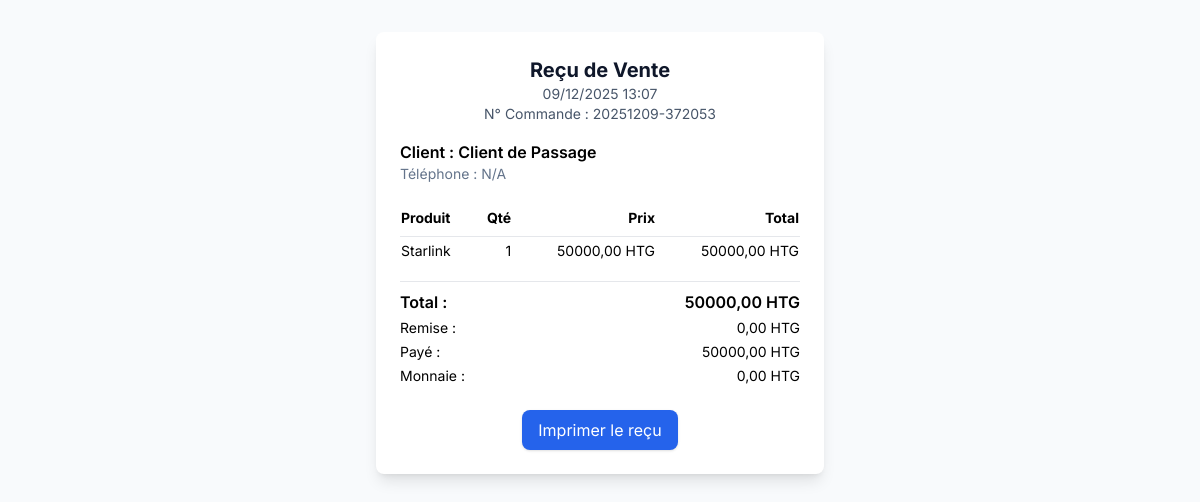
The app's page /sales/8/print/ (signed in) with its own data.
### inventory/models.py (models this page shows, shortened)
class SalesOrder(models.Model):
    STATUS_CHOICES = (
        ('pending', 'En attente'),
        ('confirmed', 'Confirmé'),
        ('completed', 'Terminé'),
        ('cancelled', 'Annulé'),
        ('refunded', 'Remboursé'),
    )
    PAYMENT_METHOD_CHOICES = (
        ('cash', 'Espèces'),
        ('card', 'Carte'),
        ('bank_transfer', 'Virement bancaire'),
        ('mobile_money', 'Mobile Money'),
        ('credit', 'Crédit'),
    )
    PAYMENT_STATUS_CHOICES = (
        ('unpaid', 'Non payé'),
        ('partial', 'Partiellement payé'),
        ('paid', 'Payé'),
    )
    order_number = models.CharField(max_length=100, unique=True, verbose_name='N° de commande')
    customer = models.ForeignKey(Customer, on_delete=models.SET_NULL, null=True, blank=True, related_name='sales_orders', verbose_name='Client')
    order_date = models.DateTimeField(default=timezone.now, verbose_name='Date de commande')
    status = models.CharField(max_length=20, choices=STATUS_CHOICES, default='pending', verbose_name='Statut')
    subtotal = models.DecimalField(max_digits=12, decimal_places=2, verbose_name='Sous-total')
    discount_amount = models.DecimalField(max_digits=10, decimal_places=2, default=0, verbose_name='Montant de remise')
    tax_amount = models.DecimalField(max_digits=10, decimal_places=2, default=0, verbose_name='Montant de taxe')
    total_amount = models.DecimalField(max_digits=12, decimal_places=2, verbose_name='Montant total')
    paid_amount = models.DecimalField(max_digits=12, decimal_places=2, default=0, verbose_name='Montant payé')
    payment_method = models.CharField(max_length=20, choices=PAYMENT_METHOD_CHOICES, default='cash', verbose_name='Méthode de paiement')
    payment_status = models.CharField(max_length=20, choices=PAYMENT_STATUS_CHOICES, default='unpaid', verbose_name='Statut de paiement')
    notes = models.TextField(blank=True, null=True, verbose_name='Notes')
    created_by = models.ForeignKey(User, on_delete=models.SET_NULL, null=True, related_name='sales_orders', verbose_name='Créé par')
    created_at = models.DateTimeField(auto_now_add=True, verbose_name='Créé le')
    updated_at = models.DateTimeField(auto_now=True, verbose_name='Modifié le')
    class Meta:
        verbose_name = 'Commande de vente'
        verbose_name_plural = 'Commandes de vente'
        ordering = ['-created_at']

class Customer(models.Model):
    CUSTOMER_TYPE_CHOICES = (
        ('individual', 'Particulier'),
        ('business', 'Entreprise'),
    )
    first_name = models.CharField(max_length=255, verbose_name='Prénom')
    last_name = models.CharField(max_length=255, verbose_name='Nom')
    email = models.EmailField(blank=True, null=True, verbose_name='Email')
    phone = models.CharField(max_length=50, verbose_name='Téléphone')
    address = models.TextField(blank=True, null=True, verbose_name='Adresse')
    city = models.CharField(max_length=100, blank=True, null=True, verbose_name='Ville')
    customer_type = models.CharField(max_length=20, choices=CUSTOMER_TYPE_CHOICES, default='individual', verbose_name='Type de client')
    company_name = models.CharField(max_length=255, blank=True, null=True, verbose_name='Nom de l\'entreprise')
    tax_id = models.CharField(max_length=100, blank=True, null=True, verbose_name='NIF')
    total_purchases = models.DecimalField(max_digits=12, decimal_places=2, default=0, verbose_name='Total achats')
    total_orders = models.IntegerField(default=0, verbose_name='Total commandes')
    loyalty_points = models.IntegerField(default=0, verbose_name='Points de fidélité')
    is_active = models.BooleanField(default=True, verbose_name='Actif')
    created_at = models.DateTimeField(auto_now_add=True, verbose_name='Créé le')
    updated_at = models.DateTimeField(auto_now=True, verbose_name='Modifié le')
    class Meta:
        verbose_name = 'Client'
        verbose_name_plural = 'Clients'
        ordering = ['-created_at']

class SalesOrderItem(models.Model):
    sales_order = models.ForeignKey(SalesOrder, on_delete=models.CASCADE, related_name='items', verbose_name='Commande de vente')
    product = models.ForeignKey(Product, on_delete=models.PROTECT, related_name='sales_items', verbose_name='Produit')
    quantity = models.IntegerField(verbose_name='Quantité')
    unit_price = models.DecimalField(max_digits=10, decimal_places=2, verbose_name='Prix unitaire')
    discount_percent = models.IntegerField(default=0, verbose_name='Remise (%)')
    total_price = models.DecimalField(max_digits=12, decimal_places=2, verbose_name='Prix total')
    created_at = models.DateTimeField(auto_now_add=True, verbose_name='Créé le')
    class Meta:
        verbose_name = 'Article de vente'
        verbose_name_plural = 'Articles de vente'

class Product(models.Model):
    PRODUCT_TYPE_CHOICES = (
        ('electronics', 'Électronique'),
        ('solar', 'Solaire'),
        ('appliance', 'Électroménager'),
        ('computer', 'Informatique'),
        ('other', 'Autre'),
    )
    sku = models.CharField(max_length=100, unique=True, verbose_name='SKU')
    barcode = models.CharField(max_length=100, blank=True, null=True, unique=True, verbose_name='Code-barres')
    name = models.CharField(max_length=255, verbose_name='Nom')
    description = models.TextField(blank=True, null=True, verbose_name='Description')
    category = models.ForeignKey(Category, on_delete=models.PROTECT, related_name='products', verbose_name='Catégorie')
    cost_price = models.DecimalField(max_digits=10, decimal_places=2, verbose_name='Prix d\'achat')
    selling_price = models.DecimalField(max_digits=10, decimal_places=2, verbose_name='Prix de vente')
    discount_percent = models.IntegerField(default=0, validators=[MinValueValidator(0), MaxValueValidator(100)], verbose_name='Remise (%)')
    current_stock = models.IntegerField(default=0, verbose_name='Stock actuel')
    min_stock_level = models.IntegerField(default=10, verbose_name='Seuil minimum')
    max_stock_level = models.IntegerField(default=1000, verbose_name='Seuil maximum')
    reorder_point = models.IntegerField(default=20, verbose_name='Point de réapprovisionnement')
    brand = models.CharField(max_length=255, blank=True, null=True, verbose_name='Marque')
    model = models.CharField(max_length=255, blank=True, null=True, verbose_name='Modèle')
    specifications = models.JSONField(blank=True, null=True, verbose_name='Spécifications')
    warranty_months = models.IntegerField(default=12, verbose_name='Garantie (mois)')
    warranty_info = models.TextField(blank=True, null=True, verbose_name='Info garantie')
    main_image = models.ImageField(upload_to='products/', blank=True, null=True, verbose_name='Image principale')
    product_type = models.CharField(max_length=20, choices=PRODUCT_TYPE_CHOICES, default='other', verbose_name='Type de produit')
    is_active = models.BooleanField(default=True, verbose_name='Actif')
    is_featured = models.BooleanField(default=False, verbose_name='En vedette')
    created_at = models.DateTimeField(auto_now_add=True, verbose_name='Créé le')
    updated_at = models.DateTimeField(auto_now=True, verbose_name='Modifié le')
    created_by = models.ForeignKey(User, on_delete=models.SET_NULL, null=True, related_name='created_products', verbose_name='Créé par')
    class Meta:
        verbose_name = 'Produit'
        verbose_name_plural = 'Produits'
        ordering = ['-created_at']

### inventory/views_sales.py (the view)
# urls.py: path('sales/<int:sale_id>/print/', views_sales.sale_print, name='sale_print'),
@login_required
def sale_print(request, sale_id):
    sale = get_object_or_404(SalesOrder, id=sale_id)
    items = SalesOrderItem.objects.filter(sales_order=sale).select_related('product')
    change_amount = sale.paid_amount - sale.total_amount
    context = {
        'sale': sale,
        'items': items,
        'change_amount': change_amount,
    }
    return render(request, 'sale_print.html', context)

### templates/sale_print.html (shortened to what this page needs)
{% extends 'base.html' %}
{% block content %}
<div class="max-w-md mx-auto bg-white p-6 rounded-lg shadow-lg mt-8 print:shadow-none print:mt-0">
    <div class="text-center mb-4">
        <h2 class="text-xl font-bold text-slate-900">Reçu de Vente</h2>
        <p class="text-slate-600 text-sm">{{ sale.created_at|date:'d/m/Y H:i' }}</p>
        <p class="text-slate-600 text-sm">N° Commande : {{ sale.order_number }}</p>
    </div>
    <div class="mb-4">
        <p class="font-semibold">Client : {{ sale.customer.first_name }} {{ sale.customer.last_name }}</p>
        <p class="text-sm text-slate-500">Téléphone : {{ sale.customer.phone }}</p>
    </div>
    <table class="w-full text-sm mb-4">
        <thead>
            <tr class="border-b">
                <th class="text-left py-2">Produit</th>
                <th class="text-right py-2">Qté</th>
                <th class="text-right py-2">Prix</th>
                <th class="text-right py-2">Total</th>
            </tr>
        </thead>
        <tbody>
            {% for item in sale.items.all %}
            <tr>
                <td class="py-1">{{ item.product.name }}</td>
                <td class="py-1 text-right">{{ item.quantity }}</td>
                <td class="py-1 text-right">{{ item.unit_price|floatformat:2 }} HTG</td>
                <td class="py-1 text-right">{{ item.total_price|floatformat:2 }} HTG</td>
            </tr>
            {% endfor %}
        </tbody>
    </table>
    <div class="flex justify-between font-semibold border-t pt-2">
        <span>Total :</span>
        <span>{{ sale.total_amount|floatformat:2 }} HTG</span>
    </div>
    <div class="flex justify-between text-sm mt-1">
        <span>Remise :</span>
        <span>{{ sale.discount_amount|floatformat:2 }} HTG</span>
    </div>
    <div class="flex justify-between text-sm mt-1">
        <span>Payé :</span>
        <span>{{ sale.paid_amount|floatformat:2 }} HTG</span>
    </div>
    <div class="flex justify-between text-sm mt-1">
        <span>Monnaie :</span>
        <span>{{ change_amount|floatformat:2 }} HTG</span>
    </div>
    <div class="mt-6 text-center">
        <button onclick="window.print()" class="px-4 py-2 bg-blue-600 text-white rounded-lg shadow hover:bg-blue-700 print:hidden">Imprimer le reçu</button>
    </div>
</div>
{% endblock %}

### templates/base.html (style rules this page uses)
body { font-family: 'Inter', sans-serif; }

### records on screen
SalesOrder: created_at "09/12/2025 13:07", order_number "20251209-372053", customer.first_name "Client", customer.last_name "de Passage", customer.phone "N/A", total_amount "50000,00", discount_amount "0,00", paid_amount "50000,00"
SalesOrderItem: product.name "Starlink", quantity "1", unit_price "50000,00", total_price "50000,00"

### other values on screen
{{ change_amount|floatformat:2 }} "0,00"
